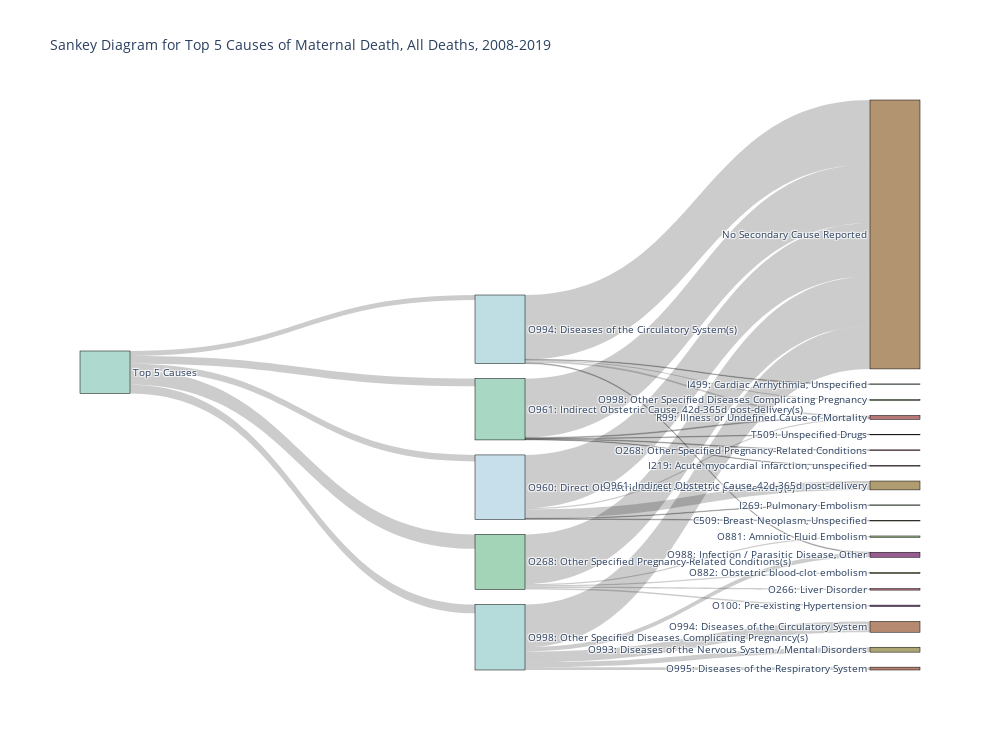

Notebook source saved alongside this figure:
### Code cell
# create the sankey diagram 
fig = go.Figure(data=[go.Sankey(
    valueformat = '.0f', 
    valuesuffix = "%",
    node=dict(
        pad = 15, 
        thickness = 50, 
        line = dict(color= 'black', width = 0.5), 
        label = nodes['Label'], 
        color = nodes['Color']
    ), 
    link = dict(source = san_coded['source'], 
            target = san_coded['target'], 
            value = san_coded['value']
               ))]
)

fig.update_layout(title_text="Sankey Diagram for Top 5 Causes of Maternal Death, All Deaths, 2008-2019", 
                  height = 750, width=1000, font_size=10)
fig.show()

### Figure 1 — Plotly figure (JSON) as saved in the notebook; plotly's stock layout.template omitted (floating-point values rounded to 4 significant figures)
{"data": [{"link": {"source": [3, 3, 3, 3, 3, 5, 5, 5, 5, 5, 2, 2, 2, 2, 2, 4, 4, 4, 4, 4, 0, 0, 0, 0, 0, 1, 1, 1, 1, 1], "target": [5, 2, 4, 0, 1, 14, 18, 23, 11, 9, 14, 15, 12, 22, 16, 14, 17, 20, 19, 21, 14, 13, 17, 10, 7, 14, 17, 8, 22, 6], "value": [18.79, 11.47, 10.18, 8.438, 6.54, 64.89, 1.986, 1.752, 1.636, 1.636, 55.69, 14.07, 6.411, 5.646, 3.732, 76.94, 1.078, 0.9698, 0.6466, 0.5388, 69.44, 11.57, 1.691, 0.7802, 0.6502, 84.06, 2.349, 1.342, 1.007, 0.6711]}, "node": {"color": ["#c6dfea", "#bfdee3", "#b5dcda", "#add9ce", "#a8d7c4", "#a3d4b7", "#a1d0ad", "#9fcb9f", "#a0c593", "#a1bf8a", "#a4b780", "#a7af7a", "#aca674", "#b09c71", "#b39470", "#b58a71", "#b68273", "#b67977", "#b3717d", "#af6b82", "#a96588", "#a1618c", "#975d91", "#8a5a94"], "label": ["O960: Direct Obstetric Cause, 42d-365d post-delivery(s)", "O994: Diseases of the Circulatory System(s)", "O998: Other Specified Diseases Complicating Pregnancy(s)", "Top 5 Causes", "O961: Indirect Obstetric Cause, 42d-365d post-delivery(s)", "O268: Other Specified Pregnancy-Related Conditions(s)", "I499: Cardiac Arrhythmia, Unspecified", "I269: Pulmonary Embolism", "O998: Other Specified Diseases Complicating Pregnancy", "O881: Amniotic Fluid Embolism", "C509: Breast Neoplasm, Unspecified", "O882: Obstetric blood-clot embolism", "O993: Diseases of the Nervous System / Mental Disorders", "O961: Indirect Obstetric Cause, 42d-365d post-delivery", "No Secondary Cause Reported", "O994: Diseases of the Circulatory System", "O995: Diseases of the Respiratory System", "R99: Illness or Undefined Cause of Mortality", "O266: Liver Disorder", "T509: Unspecified Drugs", "O268: Other Specified Pregnancy-Related Conditions", "I219: Acute myocardial infarction, unspecified", "O988: Infection / Parasitic Disease, Other", "O100: Pre-existing Hypertension"], "line": {"color": "black", "width": 0.5}, "pad": 15, "thickness": 50}, "type": "sankey", "valueformat": ".0f", "valuesuffix": "%"}], "layout": {"font": {"size": 10}, "height": 750, "title": {"text": "Sankey Diagram for Top 5 Causes of Maternal Death, All Deaths, 2008-2019"}, "width": 1000}}
